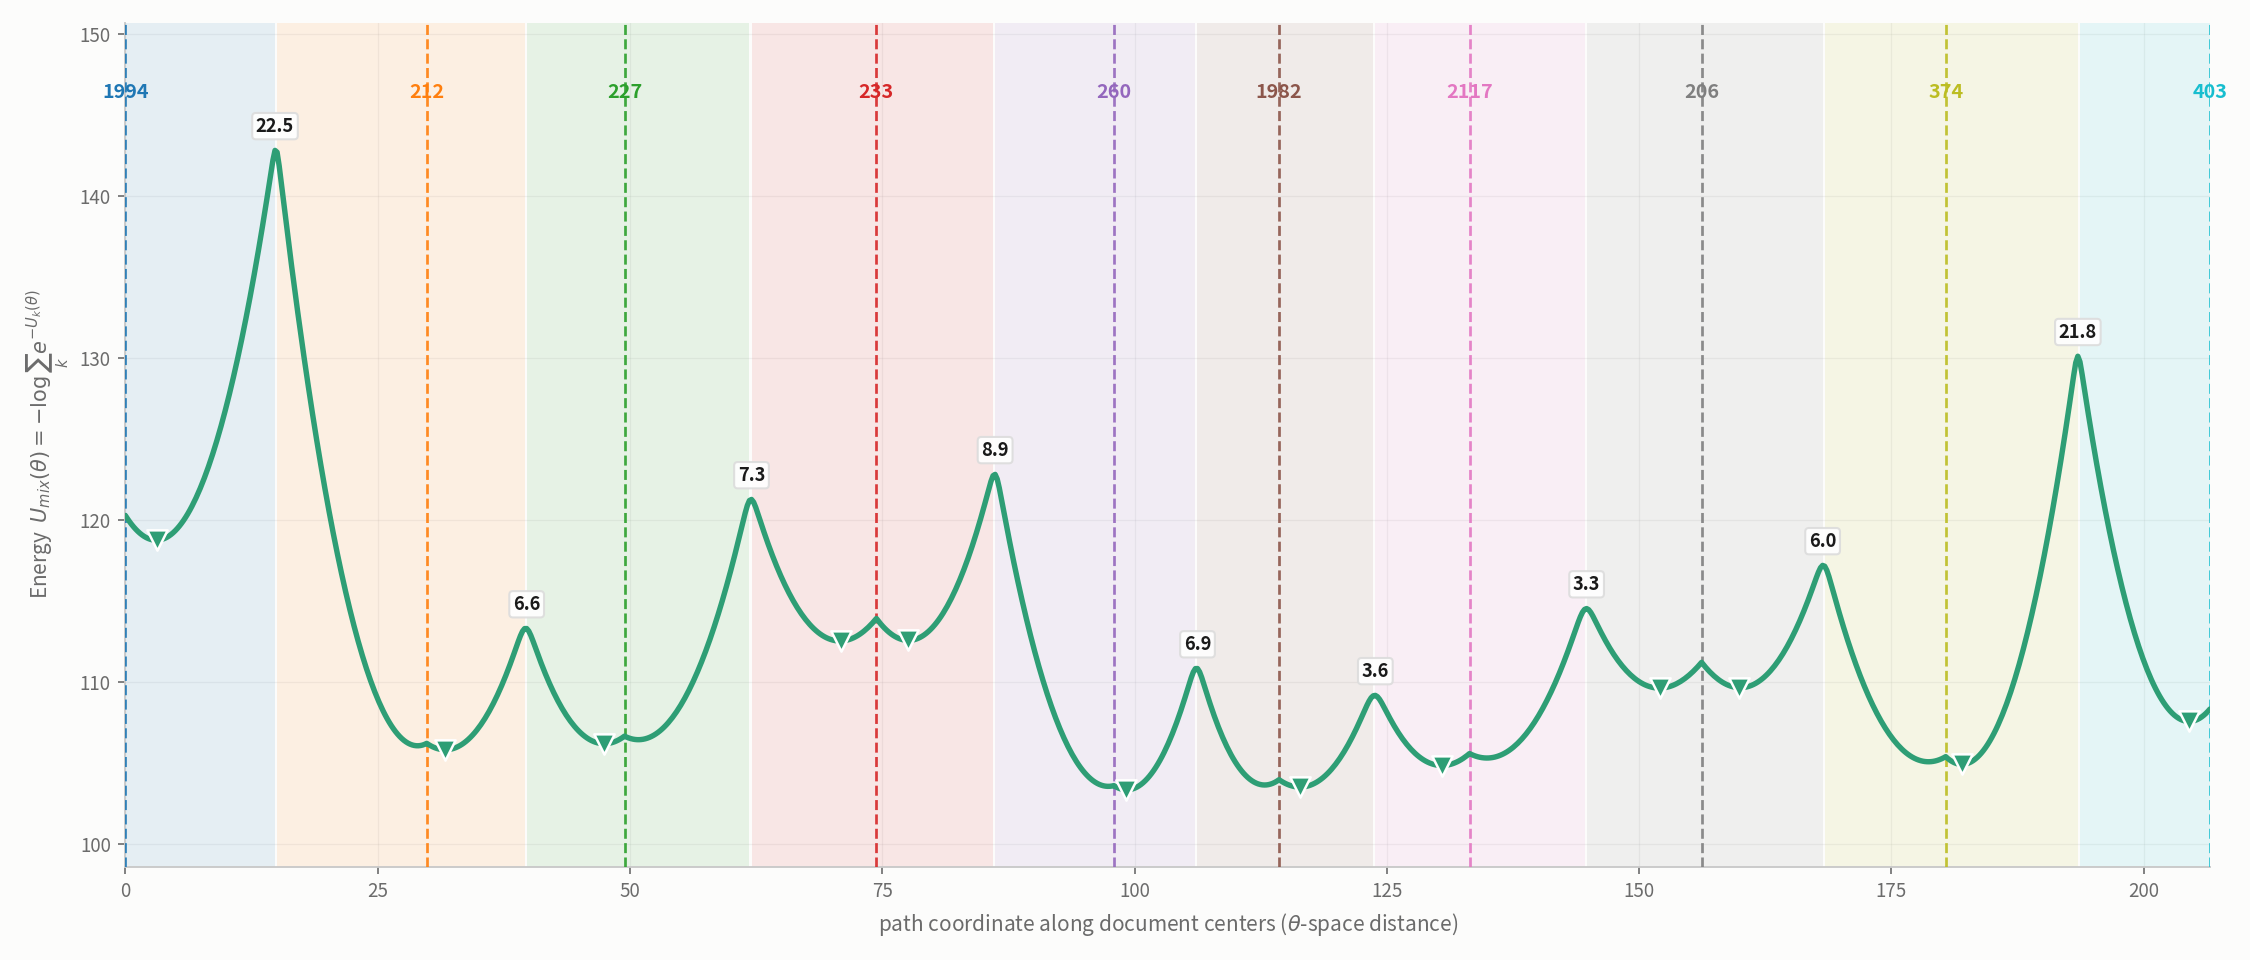

Recreate this plot in Python.
"""Study 3 (10문서) — 실데이터 local trap 에너지 지형 (1B 스타일 1D 단면).
경로: 10개 문서 중심을 순서대로 잇는 꺾은선 (모든 중심을 정확히 통과).
출력: trap10_landscape.png / trap10_landscape.npz
"""
import os, sys, itertools
import numpy as np
import matplotlib
matplotlib.use("Agg")
import matplotlib.pyplot as plt
sys.path.insert(0, os.path.dirname(os.path.abspath(__file__)))
import trap_build as TB

TB.BASELINE = -2.0
SIG2 = 0.5; K = 10
DOCS = TB.pick_low(K)
mg = TB.build(DOCS, sigma2=SIG2)
U, _, mode = TB.energies(mg)
C = np.array(mg['centers']); n = mg['n']
nb, bmax, bmin, cd, reps = TB.diagnose(mg)
print(f"K={K} docs={DOCS} n={n} basin={nb} 장벽 {bmin:.1f}~{bmax:.1f}", flush=True)

# ---- 꺾은선 경로 (중심 순서대로) ----
seg = [np.linalg.norm(C[i+1]-C[i]) for i in range(K-1)]
total = sum(seg); NPT = 1000
xs, THs, acc = [], [], 0.0
for i in range(K-1):
    m = max(int(round(NPT*seg[i]/total)), 12)
    lam = np.linspace(0, 1, m, endpoint=(i == K-2))
    for l in lam:
        THs.append((1-l)*C[i] + l*C[i+1]); xs.append(acc + l*seg[i])
    acc += seg[i]
xs = np.array(xs); THs = np.array(THs)
center_x = np.concatenate([[0.0], np.cumsum(seg)])
E = np.array([U(th) for th in THs])
WHICH = np.array([mode(th) for th in THs])

# 구간별 장벽
bars = []
for i in range(K-1):
    m = (xs >= center_x[i]) & (xs <= center_x[i+1])
    bars.append(E[m].max() - max(E[np.argmin(abs(xs-center_x[i]))], E[np.argmin(abs(xs-center_x[i+1]))]))

# ---- 그림 ----
import matplotlib.cm as cm
CAT = [cm.tab10(i) for i in range(10)]
LINE = '#2E9E75'; INK, MUT, SURF = '#1a1a1a', '#6b6b6b', '#fcfcfb'
plt.rcParams.update({'font.size': 10, 'figure.facecolor': SURF, 'axes.facecolor': SURF,
                     'axes.edgecolor': '#c9c9c9', 'axes.linewidth': 0.9,
                     'font.family': 'Noto Sans CJK JP', 'axes.unicode_minus': False})
fig, ax = plt.subplots(figsize=(15.0, 6.4))
rng_E = np.ptp(E)
for k in range(K):
    m = WHICH == k
    if m.any():
        ax.fill_between(xs, E.min()-0.12*rng_E, E.max()+0.20*rng_E, where=m,
                        color=CAT[k], alpha=0.10, lw=0)
ax.plot(xs, E, lw=2.6, color=LINE, solid_capstyle='round', zorder=4)
for k in range(K):
    ax.axvline(center_x[k], color=CAT[k], ls='--', lw=1.3, alpha=0.9, zorder=3)
    ax.text(center_x[k], E.max()+0.075*rng_E, DOCS[k], ha='center', va='bottom',
            fontsize=9.5, fontweight='bold', color=CAT[k], rotation=0)
# 국소최소점 (근접 병합)
_raw = [i for i in range(1, len(E)-1) if E[i] < E[i-1] and E[i] <= E[i+1]]
loc = []
for i in sorted(_raw, key=lambda k: E[k]):
    if all(abs(xs[i]-xs[j]) > 0.025*np.ptp(xs) for j in loc): loc.append(i)
for i in loc:
    ax.scatter(xs[i], E[i], marker='v', s=95, color=LINE, edgecolors='white',
               linewidths=1.2, zorder=6)
# 장벽 라벨
for i in range(K-1):
    m = (xs >= center_x[i]) & (xs <= center_x[i+1])
    j = np.argmax(np.where(m, E, -np.inf))
    ax.annotate(f"{bars[i]:.1f}", (xs[j], E[j]), textcoords='offset points', xytext=(0, 9),
                ha='center', fontsize=8.8, fontweight='bold', color=INK,
                bbox=dict(fc='white', ec='#dcdcdc', boxstyle='round,pad=0.2', alpha=0.9))
ax.set_xlabel('path coordinate along document centers ($\\theta$-space distance)', color=MUT)
ax.set_ylabel('Energy  $U_{mix}(\\theta) = -\\log\\sum_k e^{-U_k(\\theta)}$', color=MUT)
ax.set_xlim(xs.min(), xs.max())
ax.set_ylim(E.min()-0.12*rng_E, E.max()+0.20*rng_E)
ax.grid(alpha=0.16, lw=0.6); ax.set_axisbelow(True)
ax.tick_params(colors=MUT, labelsize=9)
for s in ('top', 'right'): ax.spines[s].set_visible(False)
fig.tight_layout()
out = os.path.join(os.path.dirname(os.path.abspath(__file__)), "trap10_landscape.png")
fig.savefig(out, dpi=150, facecolor=SURF)
np.savez(os.path.join(os.path.dirname(os.path.abspath(__file__)), "trap10_landscape.npz"),
         xs=xs, E=E, which=WHICH, center_x=center_x, docs=np.array(DOCS),
         barriers=np.array(bars), n=n, basins=nb)
print("구간 장벽:", np.round(bars, 1))
print("저장:", out)
